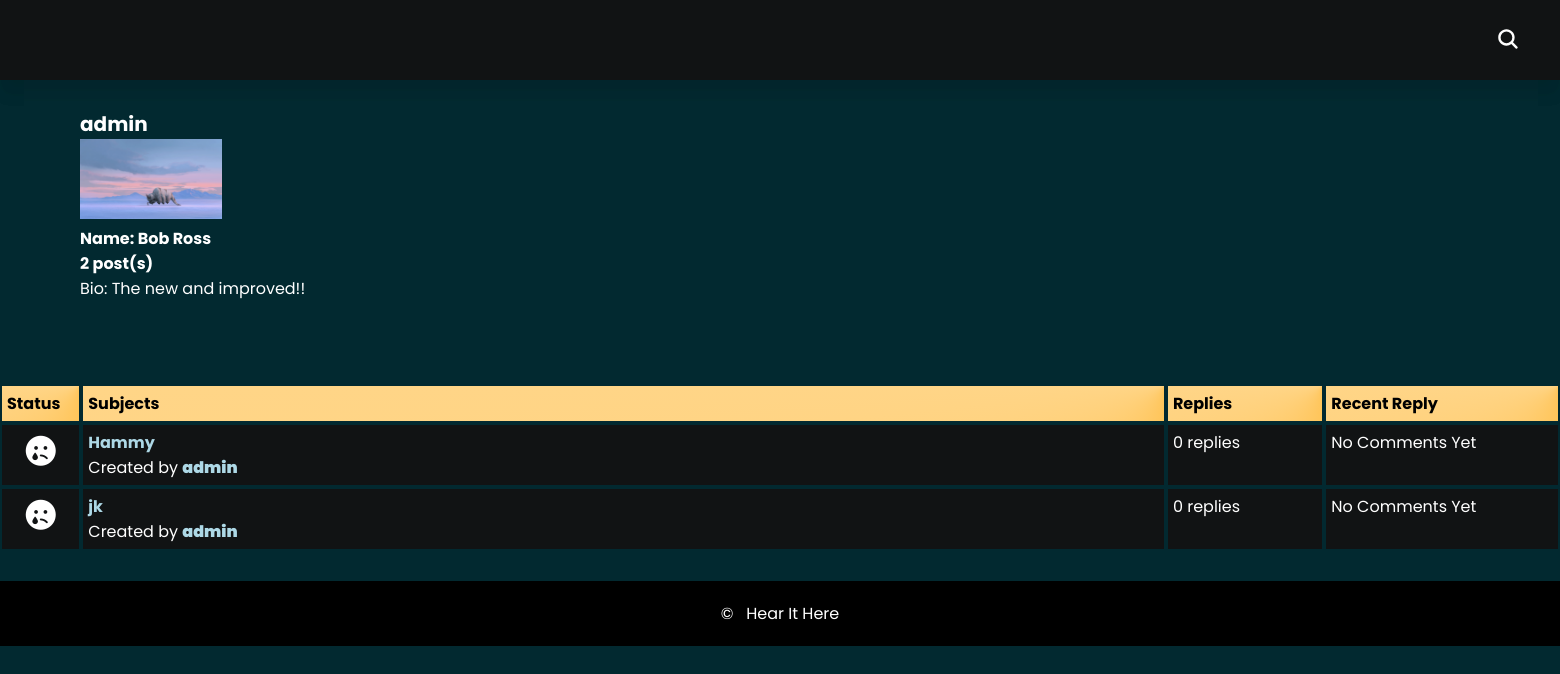
The app's page /account/admin/ with its own data.
### account/models.py (models this page shows, shortened)
class Profile(models.Model):
    user = models.OneToOneField(CustomUser, on_delete=models.CASCADE)
    name = models.CharField(max_length=30, blank=True)
    bio = models.TextField(default='Hello, I am new', max_length=100, blank=True)
    image = models.ImageField(default='images/default.png', upload_to='images/', null=True)

class CustomUser(AbstractBaseUser, PermissionsMixin):
    email = models.EmailField(max_length=255, null=False, unique=True)
    username = models.CharField(max_length=50, null=False, unique=True)
    birthday = models.DateField(null=False)
    date_joined = models.DateTimeField(auto_now_add=True)
    is_staff = models.BooleanField(default=False)
    is_active = models.BooleanField(default=False)
    is_mod = models.BooleanField(default=False)
    USERNAME_FIELD = 'username'
    REQUIRED_FIELDS = ['email', 'birthday']
    objects = CustomUserManager()

### forum/models.py (models this page shows, shortened)
class Post(models.Model):
    title = models.CharField(max_length=100, unique=True, null=False)
    description = models.TextField(null=False)
    time = models.DateTimeField(auto_now_add=True)
    user = models.ForeignKey(CustomUser, on_delete=models.CASCADE)
    category = models.ForeignKey(Category, on_delete=models.CASCADE)

### account/views.py (the view)
# urls.py: path('<str:username>/', views.profile, name='profile'),
def profile(request, username):
    pf = get_object_or_404(Profile, user__username=username)
    posts = Post.objects.filter(user__username=username).order_by('-time')
    return render(request, 'profile/profile.html', {'profile': pf, 'posts': posts})

### account/templates/profile/profile.html (shortened to what this page needs)
{% extends 'templates/base.html' %}
{% block content %}
<header>
	<div class="container">
		<div class="profile">
            <h1 class="profile-user-name">{{ profile.user.username }}</h1>
			<div class="profile-image">
				<img src="{{ profile.image.url }}"
                     alt="" height="80" width="auto">
			</div>
			<div class="profile-stats">
                {% if profile.name.count != 0 %}
                <b><span class="profile-stat-count">Name:</span> {{ profile.name }}</b>
                {% endif %}
                <br>
                <b><span class="profile-stat-count">{{ posts.count }}</span> post(s)</b>
			</div>
			<div class="profile-bio">
				<p><span class="profile-real-name">Bio:</span> {{ profile.bio }}</p>
			</div>
		</div>
	</div>
</header>
<main>
	<div class = "posts-table">
            <div class = "table-head">
                <div class = "status">Status</div>
                <div class = "subjects">Subjects</div>
                <div class = "replies">Replies</div>
                <div class = "last-reply">Recent Reply</div>
            </div>
            {% for post in posts %}
            <div class = "table-row">
                {% if post.comment_set.count == 0 %}
                    <div class = "status"><i class="fa-solid fa-face-sad-tear"></i></div>
                {% elif post.comment_set.count < 4 %}
                    <div class = "status"><i class="fa-solid fa-face-smile"></i></div>
                {% else %}
                    <div class = "status"><i class="fa-solid fa-fire"></i></div>
                {% endif %}
                    <div class = "subjects"><a href="{% url 'forum:view_post' category_id=post.category.id post_id=post.id %}">
                        {{ post.title }}</a>
                    <br>
                    <span>Created by <b><a href="{% url 'account:profile' username=post.user.username %}">
                        {{ post.user.username }}</a></b></span>
                </div>
                <div class = "replies">
                    {{ post.comment_set.count }} replies <br>
                </div>
                <div class = "last-reply">
                    {% if post.comment_set.count == 0 %}
                        No Comments Yet
                    {% else %}
                        {{ post.comment_set.last.time }}
                        <br>
                        By <b><a href="{% url 'account:profile' username=post.comment_set.last.user.username %}">
                            {{ post.comment_set.last.user.username }}</a></b>
                    {% endif %}
                </div>
            </div>
            {% endfor %}
        </div>
</main>
{% endblock %}

### static/css/style.css (style rules this page uses)
* { margin: 0; padding: 0; box-sizing: border-box; }
body { font-family: 'Poppins'; min-height: 100vh; background: rgb(2, 41, 48) 100%; overflow-x: hidden; color: #fff; }
a { color: lightblue; font-weight: bolder; text-decoration: none; }
h1 { font-size: 20px; font-weight: bolder; }
.container { margin: 20px; padding: 20px; }
header { position: absolute; top: 0; left: 0; width: 100%; height: 80px; background: #111314; padding: 20px 40px; display: flex; justify-content: space-between; align-items: center; box-shadow: 0 15px 15px rgba(0, 0, 0, 0.05); }
.table-head { display: flex; }
.profile { margin-top: 330px; }
.table-head div { padding: 5px; margin: 2px; background: conic-gradient(at top right, orange, #ffe5b4); font-weight: bold; color: black; }
.table-head .status { flex: 5%; }
.table-head .subjects { flex: 70%; }
.table-head .replies { flex: 10%; }
.table-head .last-reply { flex: 15%; }
.table-row { display: flex; }
.table-row .status, .table-row .subjects, .table-row .replies, .table-row .last-reply { padding: 5px; margin: 2px; background-color: #111314; }
.table-row .status { flex: 5%; font-size: 30px; text-align: center; }
.table-row .subjects { flex: 70%; }
.table-row .replies { flex: 10%; }
.table-row .last-reply { flex: 15%; }
.posts-table { margin-top: 15%; }

### records on screen
Profile: user.username "admin", image (picture), name "Bob Ross", bio "The new and improved!!"
Post: title "Hammy", user.username "admin", comment_set.count "0", shows "No Comments Yet"
Post: title "jk", user.username "admin", comment_set.count "0", shows "No Comments Yet"

### other values on screen
{{ posts.count }} "2"
